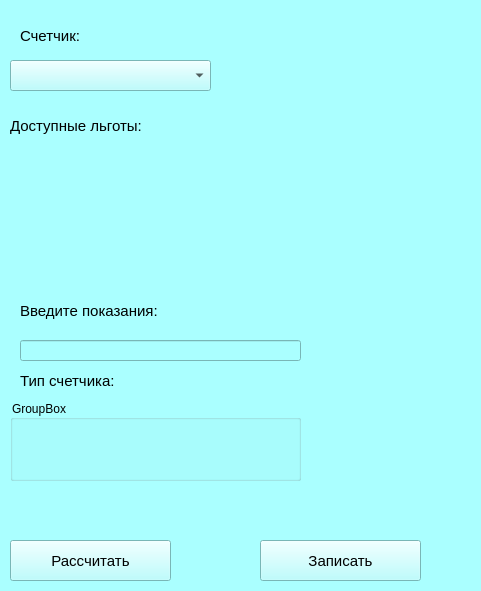
<?xml version="1.0" encoding="UTF-8"?>
<ui version="4.0">
 <class>Form</class>
 <widget class="QWidget" name="Form">
  <property name="geometry">
   <rect>
    <x>0</x>
    <y>0</y>
    <width>481</width>
    <height>591</height>
   </rect>
  </property>
  <property name="windowTitle">
   <string>Form</string>
  </property>
  <property name="styleSheet">
   <string notr="true">background-color: rgb(170, 255, 255);</string>
  </property>
  <widget class="QLabel" name="label_device">
   <property name="geometry">
    <rect>
     <x>20</x>
     <y>20</y>
     <width>81</width>
     <height>31</height>
    </rect>
   </property>
   <property name="font">
    <font>
     <pointsize>11</pointsize>
    </font>
   </property>
   <property name="text">
    <string>Счетчик:</string>
   </property>
  </widget>
  <widget class="QComboBox" name="comboBox">
   <property name="geometry">
    <rect>
     <x>10</x>
     <y>60</y>
     <width>201</width>
     <height>31</height>
    </rect>
   </property>
  </widget>
  <widget class="QLabel" name="label_benefits">
   <property name="geometry">
    <rect>
     <x>10</x>
     <y>110</y>
     <width>131</width>
     <height>31</height>
    </rect>
   </property>
   <property name="font">
    <font>
     <pointsize>11</pointsize>
    </font>
   </property>
   <property name="text">
    <string>Доступные льготы:</string>
   </property>
  </widget>
  <widget class="QWidget" name="widget_benefits" native="true">
   <property name="geometry">
    <rect>
     <x>10</x>
     <y>140</y>
     <width>241</width>
     <height>151</height>
    </rect>
   </property>
   <widget class="QWidget" name="verticalLayoutWidget">
    <property name="geometry">
     <rect>
      <x>10</x>
      <y>20</y>
      <width>191</width>
      <height>101</height>
     </rect>
    </property>
    <layout class="QVBoxLayout" name="verticalLayout_benefits"/>
   </widget>
  </widget>
  <widget class="QLineEdit" name="lineEdit_readings">
   <property name="geometry">
    <rect>
     <x>20</x>
     <y>340</y>
     <width>281</width>
     <height>21</height>
    </rect>
   </property>
  </widget>
  <widget class="QLabel" name="label_readings">
   <property name="geometry">
    <rect>
     <x>20</x>
     <y>300</y>
     <width>151</width>
     <height>21</height>
    </rect>
   </property>
   <property name="font">
    <font>
     <pointsize>11</pointsize>
    </font>
   </property>
   <property name="text">
    <string>Введите показания:</string>
   </property>
  </widget>
  <widget class="QGroupBox" name="grBox">
   <property name="geometry">
    <rect>
     <x>10</x>
     <y>400</y>
     <width>291</width>
     <height>81</height>
    </rect>
   </property>
   <property name="title">
    <string>GroupBox</string>
   </property>
  </widget>
  <widget class="QPushButton" name="btn_calc">
   <property name="geometry">
    <rect>
     <x>10</x>
     <y>540</y>
     <width>161</width>
     <height>41</height>
    </rect>
   </property>
   <property name="font">
    <font>
     <pointsize>11</pointsize>
    </font>
   </property>
   <property name="text">
    <string>Рассчитать</string>
   </property>
  </widget>
  <widget class="QPushButton" name="btn_write">
   <property name="geometry">
    <rect>
     <x>260</x>
     <y>540</y>
     <width>161</width>
     <height>41</height>
    </rect>
   </property>
   <property name="font">
    <font>
     <pointsize>11</pointsize>
    </font>
   </property>
   <property name="text">
    <string>Записать</string>
   </property>
  </widget>
  <widget class="QLabel" name="label_type_device">
   <property name="geometry">
    <rect>
     <x>20</x>
     <y>370</y>
     <width>121</width>
     <height>21</height>
    </rect>
   </property>
   <property name="font">
    <font>
     <pointsize>11</pointsize>
    </font>
   </property>
   <property name="text">
    <string>Тип счетчика:</string>
   </property>
  </widget>
 </widget>
 <resources/>
 <connections/>
</ui>
